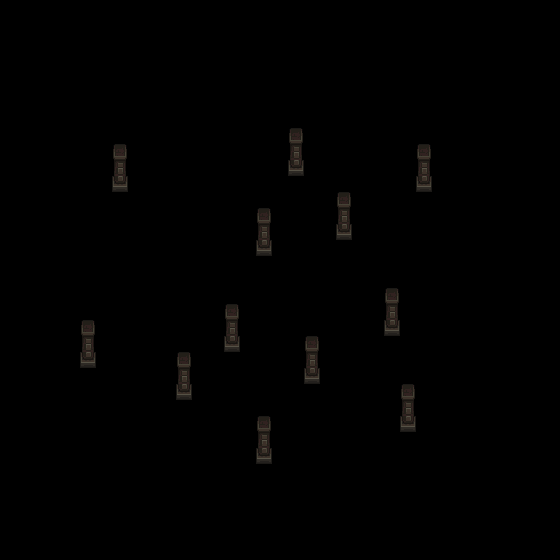

A level layout from a 2D game, rendered from its tile map. Below: a short description, then the map file with tile-grid data replaced by summaries:
An orthogonal 35x35 tile map with 16x16 px tiles, 1 tile layer (columnas), 1 hidden layer not drawn.

<map version="1.8" tiledversion="1.8.2" orientation="orthogonal" renderorder="right-down" width="35" height="35" tilewidth="16" tileheight="16" infinite="0" nextlayerid="3" nextobjectid="1">
 <tileset firstgid="1" name="tileset1" tilewidth="16" tileheight="16" tilecount="2560" columns="64">
  <image source="RF_Catacombs_v1.0/mainlevbuild.png" width="1024" height="640" />
 </tileset>
 <layer id="1" name="suelo" width="35" height="35" visible="0">
  <properties>
   <property name="Draw" type="int" value="1" />
  </properties>
  <data>[1225 cells, 1225 non-empty, 5 distinct tile ids]</data>
 </layer>
 <layer id="2" name="columnas" width="35" height="35">
  <properties>
   <property name="Draw" type="int" value="1" />
  </properties>
  <data>[1225 cells, 36 non-empty, 3 distinct tile ids]</data>
 </layer>
</map>
